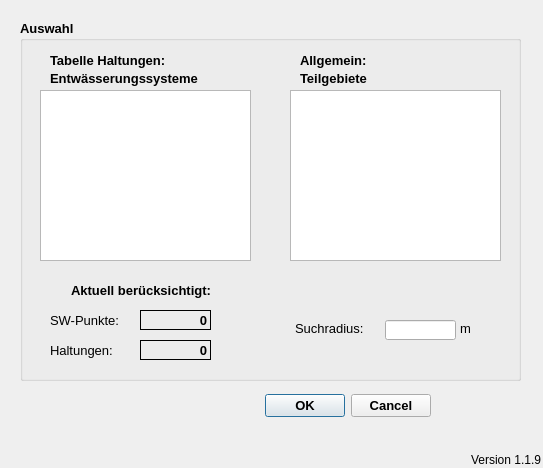
<?xml version="1.0" encoding="UTF-8"?>
<ui version="4.0">
 <class>ImportFromHEDialogBase</class>
 <widget class="QDialog" name="ImportFromHEDialogBase">
  <property name="geometry">
   <rect>
    <x>0</x>
    <y>0</y>
    <width>543</width>
    <height>468</height>
   </rect>
  </property>
  <property name="windowTitle">
   <string>Verbindungslinien erstellen</string>
  </property>
  <widget class="QDialogButtonBox" name="button_box">
   <property name="geometry">
    <rect>
     <x>250</x>
     <y>390</y>
     <width>181</width>
     <height>32</height>
    </rect>
   </property>
   <property name="font">
    <font>
     <pointsize>10</pointsize>
     <weight>75</weight>
     <bold>true</bold>
    </font>
   </property>
   <property name="toolTip">
    <string>&lt;html&gt;&lt;head/&gt;&lt;body&gt;&lt;p&gt;Datenimport starten ...&lt;/p&gt;&lt;/body&gt;&lt;/html&gt;</string>
   </property>
   <property name="orientation">
    <enum>Qt::Horizontal</enum>
   </property>
   <property name="standardButtons">
    <set>QDialogButtonBox::Cancel|QDialogButtonBox::Ok</set>
   </property>
  </widget>
  <widget class="QLabel" name="label_3">
   <property name="geometry">
    <rect>
     <x>470</x>
     <y>450</y>
     <width>71</width>
     <height>20</height>
    </rect>
   </property>
   <property name="toolTip">
    <string>Version QKan Import</string>
   </property>
   <property name="text">
    <string>Version 1.1.9</string>
   </property>
   <property name="alignment">
    <set>Qt::AlignRight|Qt::AlignTrailing|Qt::AlignVCenter</set>
   </property>
  </widget>
  <widget class="QGroupBox" name="groupBox_2">
   <property name="geometry">
    <rect>
     <x>20</x>
     <y>20</y>
     <width>501</width>
     <height>361</height>
    </rect>
   </property>
   <property name="font">
    <font>
     <pointsize>10</pointsize>
     <weight>75</weight>
     <bold>true</bold>
    </font>
   </property>
   <property name="title">
    <string>Auswahl</string>
   </property>
   <widget class="QLabel" name="label_5">
    <property name="geometry">
     <rect>
      <x>280</x>
      <y>50</y>
      <width>91</width>
      <height>16</height>
     </rect>
    </property>
    <property name="font">
     <font>
      <weight>75</weight>
      <bold>true</bold>
     </font>
    </property>
    <property name="text">
     <string>Teilgebiete</string>
    </property>
   </widget>
   <widget class="QListWidget" name="lw_teilgebiete">
    <property name="geometry">
     <rect>
      <x>270</x>
      <y>70</y>
      <width>211</width>
      <height>171</height>
     </rect>
    </property>
    <property name="toolTip">
     <string extracomment="Auswahl der zu bearbeitenden Teilgebiete. Alle auswählen mit [Strg]+A"/>
    </property>
    <property name="statusTip">
     <string extracomment="Auswahl der zu bearbeitenden Teilgebiete. Alle auswählen mit [Strg]+A"/>
    </property>
    <property name="selectionMode">
     <enum>QAbstractItemView::ExtendedSelection</enum>
    </property>
   </widget>
   <widget class="QLabel" name="label_10">
    <property name="geometry">
     <rect>
      <x>30</x>
      <y>290</y>
      <width>81</width>
      <height>20</height>
     </rect>
    </property>
    <property name="font">
     <font>
      <pointsize>10</pointsize>
      <weight>50</weight>
      <bold>false</bold>
     </font>
    </property>
    <property name="toolTip">
     <string extracomment="Anzahl der abhängig von den Filteroptionen zu berücksichtigenden Flächen (mit und ohne Verschneidung)"/>
    </property>
    <property name="statusTip">
     <string extracomment="Anzahl der abhängig von den Filteroptionen zu berücksichtigenden Flächen (mit und ohne Verschneidung)"/>
    </property>
    <property name="text">
     <string>SW-Punkte:</string>
    </property>
   </widget>
   <widget class="QLabel" name="lf_anzahl_swref">
    <property name="geometry">
     <rect>
      <x>120</x>
      <y>290</y>
      <width>71</width>
      <height>20</height>
     </rect>
    </property>
    <property name="font">
     <font>
      <pointsize>10</pointsize>
      <weight>75</weight>
      <bold>true</bold>
     </font>
    </property>
    <property name="toolTip">
     <string extracomment="Anzahl der abhängig von den Filteroptionen zu berücksichtigenden ganzen Flächen"/>
    </property>
    <property name="statusTip">
     <string extracomment="Anzahl der abhängig von den Filteroptionen zu berücksichtigenden ganzen Flächen"/>
    </property>
    <property name="frameShape">
     <enum>QFrame::Panel</enum>
    </property>
    <property name="text">
     <string>0</string>
    </property>
    <property name="alignment">
     <set>Qt::AlignRight|Qt::AlignTrailing|Qt::AlignVCenter</set>
    </property>
   </widget>
   <widget class="QLabel" name="label_11">
    <property name="geometry">
     <rect>
      <x>30</x>
      <y>320</y>
      <width>81</width>
      <height>20</height>
     </rect>
    </property>
    <property name="font">
     <font>
      <pointsize>10</pointsize>
      <weight>50</weight>
      <bold>false</bold>
     </font>
    </property>
    <property name="toolTip">
     <string extracomment="Anzahl der abhängig von den Filteroptionen zu berücksichtigenden Haltungen"/>
    </property>
    <property name="statusTip">
     <string extracomment="Anzahl der abhängig von den Filteroptionen zu berücksichtigenden Haltungen"/>
    </property>
    <property name="text">
     <string>Haltungen:</string>
    </property>
   </widget>
   <widget class="QLabel" name="lf_anzahl_haltungen">
    <property name="geometry">
     <rect>
      <x>120</x>
      <y>320</y>
      <width>71</width>
      <height>20</height>
     </rect>
    </property>
    <property name="font">
     <font>
      <pointsize>10</pointsize>
      <weight>75</weight>
      <bold>true</bold>
     </font>
    </property>
    <property name="toolTip">
     <string extracomment="Anzahl der abhängig von den Filteroptionen zu berücksichtigenden Haltungen"/>
    </property>
    <property name="statusTip">
     <string extracomment="Anzahl der abhängig von den Filteroptionen zu berücksichtigenden Haltungen"/>
    </property>
    <property name="frameShape">
     <enum>QFrame::Panel</enum>
    </property>
    <property name="text">
     <string>0</string>
    </property>
    <property name="alignment">
     <set>Qt::AlignRight|Qt::AlignTrailing|Qt::AlignVCenter</set>
    </property>
   </widget>
   <widget class="QLabel" name="label_12">
    <property name="geometry">
     <rect>
      <x>20</x>
      <y>260</y>
      <width>171</width>
      <height>20</height>
     </rect>
    </property>
    <property name="font">
     <font>
      <pointsize>10</pointsize>
      <weight>75</weight>
      <bold>true</bold>
     </font>
    </property>
    <property name="toolTip">
     <string extracomment="Anzahl der abhängig von den Filteroptionen zu berücksichtigenden Flächen (mit und ohne Verschneidung)"/>
    </property>
    <property name="statusTip">
     <string extracomment="Anzahl der abhängig von den Filteroptionen zu berücksichtigenden Flächen (mit und ohne Verschneidung)"/>
    </property>
    <property name="text">
     <string>Aktuell berücksichtigt:</string>
    </property>
    <property name="alignment">
     <set>Qt::AlignRight|Qt::AlignTrailing|Qt::AlignVCenter</set>
    </property>
   </widget>
   <widget class="QLabel" name="label_8">
    <property name="geometry">
     <rect>
      <x>280</x>
      <y>30</y>
      <width>91</width>
      <height>20</height>
     </rect>
    </property>
    <property name="font">
     <font>
      <weight>75</weight>
      <bold>true</bold>
     </font>
    </property>
    <property name="text">
     <string>Allgemein:</string>
    </property>
   </widget>
   <widget class="QLabel" name="label_6">
    <property name="geometry">
     <rect>
      <x>30</x>
      <y>50</y>
      <width>171</width>
      <height>16</height>
     </rect>
    </property>
    <property name="font">
     <font>
      <weight>75</weight>
      <bold>true</bold>
     </font>
    </property>
    <property name="text">
     <string>Entwässerungssysteme</string>
    </property>
   </widget>
   <widget class="QListWidget" name="lw_hal_entw">
    <property name="geometry">
     <rect>
      <x>20</x>
      <y>70</y>
      <width>211</width>
      <height>171</height>
     </rect>
    </property>
    <property name="toolTip">
     <string extracomment="Auswahl der zu bearbeitenden Haltungen nach Entwässerungssystem. Alle auswählen mit [Strg]+A"/>
    </property>
    <property name="statusTip">
     <string extracomment="Auswahl der zu bearbeitenden Haltungen nach Entwässerungssystem. Alle auswählen mit [Strg]+A"/>
    </property>
    <property name="selectionMode">
     <enum>QAbstractItemView::ExtendedSelection</enum>
    </property>
   </widget>
   <widget class="QLabel" name="label_7">
    <property name="geometry">
     <rect>
      <x>30</x>
      <y>30</y>
      <width>171</width>
      <height>20</height>
     </rect>
    </property>
    <property name="font">
     <font>
      <weight>75</weight>
      <bold>true</bold>
     </font>
    </property>
    <property name="text">
     <string>Tabelle Haltungen:</string>
    </property>
   </widget>
   <widget class="QLabel" name="label">
    <property name="geometry">
     <rect>
      <x>275</x>
      <y>300</y>
      <width>91</width>
      <height>16</height>
     </rect>
    </property>
    <property name="font">
     <font>
      <weight>50</weight>
      <bold>false</bold>
     </font>
    </property>
    <property name="toolTip">
     <string extracomment="Radius zur Berücksichtigung von Flächen um die Haltungen"/>
    </property>
    <property name="statusTip">
     <string extracomment="Radius zur Berücksichtigung von Flächen um die Haltungen"/>
    </property>
    <property name="text">
     <string>Suchradius:</string>
    </property>
   </widget>
   <widget class="QLineEdit" name="tf_suchradius">
    <property name="geometry">
     <rect>
      <x>365</x>
      <y>300</y>
      <width>71</width>
      <height>20</height>
     </rect>
    </property>
    <property name="toolTip">
     <string extracomment="Radius zur Berücksichtigung von Flächen um die Haltungen"/>
    </property>
    <property name="statusTip">
     <string extracomment="Radius zur Berücksichtigung von Flächen um die Haltungen"/>
    </property>
   </widget>
   <widget class="QLabel" name="label_9">
    <property name="geometry">
     <rect>
      <x>440</x>
      <y>300</y>
      <width>31</width>
      <height>16</height>
     </rect>
    </property>
    <property name="font">
     <font>
      <weight>50</weight>
      <bold>false</bold>
     </font>
    </property>
    <property name="toolTip">
     <string extracomment="Radius zur Berücksichtigung von Flächen um die Haltungen"/>
    </property>
    <property name="statusTip">
     <string extracomment="Radius zur Berücksichtigung von Flächen um die Haltungen"/>
    </property>
    <property name="text">
     <string>m</string>
    </property>
   </widget>
  </widget>
 </widget>
 <resources/>
 <connections>
  <connection>
   <sender>button_box</sender>
   <signal>accepted()</signal>
   <receiver>ImportFromHEDialogBase</receiver>
   <slot>accept()</slot>
   <hints>
    <hint type="sourcelabel">
     <x>265</x>
     <y>205</y>
    </hint>
    <hint type="destinationlabel">
     <x>275</x>
     <y>117</y>
    </hint>
   </hints>
  </connection>
  <connection>
   <sender>button_box</sender>
   <signal>rejected()</signal>
   <receiver>ImportFromHEDialogBase</receiver>
   <slot>reject()</slot>
   <hints>
    <hint type="sourcelabel">
     <x>265</x>
     <y>205</y>
    </hint>
    <hint type="destinationlabel">
     <x>275</x>
     <y>117</y>
    </hint>
   </hints>
  </connection>
 </connections>
</ui>
